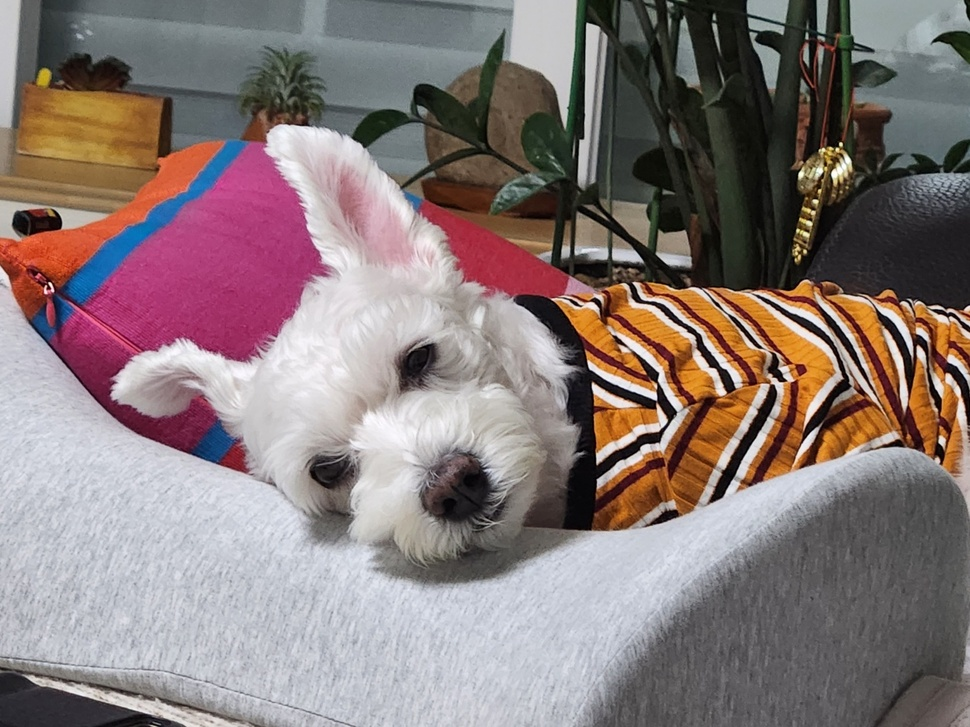
#> input picture v_openCV/imgs/dog.jpg, 970 x 727 px, shrunk from 1440 x 1080 before the run
$ python histogram.py
#> lines starting #> are read from the running program, lines starting #| are printed output that depends on the picture
import cv2
import numpy as np
import matplotlib.pyplot as plt

'''
cv2.calHist(img, channel, mask, histSize, ranges)
img: 이미지 영상, [img]처럼 리스트로 감싸서 전달
channel: 분석 처리할 채널, 리스트로 감싸서 전달 - 1 채널: [0], 2 채널: [0, 1], 3 채널: [0, 1, 2]
mask: 마스크에 지정한 픽셀만 히스토그램 계산, None이면 전체 영역
histSize: 계급(Bin)의 개수, 채널 개수에 맞게 리스트로 표현 - 1 채널: [256], 2 채널: [256, 256], 3 채널: [256, 256, 256]
ranges: 각 픽셀이 가질 수 있는 값의 범위, RGB인 경우 [0, 256]
'''


# img = cv2.imread("../v_openCV/imgs/dog.jpg", cv2.IMREAD_GRAYSCALE)
img = cv2.imread("../v_openCV/imgs/dog.jpg")
#> img is the input picture: shape (727, 970, 3); mean B, G, R 120.8, 121.8, 135.8
cv2.imshow('img', img)

# [6 lines of commented-out code are left out]

channels = cv2.split(img) # 색(B,G,R)을 따로 나누어줌, 색깔별로 나누어서 저장도 가능함
colors = ('b', 'g', 'r')
for (ch, color) in zip (channels, colors):
    hist = cv2.calcHist([ch], [0], None, [256], [0, 256])
    plt.plot(hist, color = color)
#> this loop made 3 passes
#> color on passes 1 to 3: 'b', 'g', 'r'
plt.show()
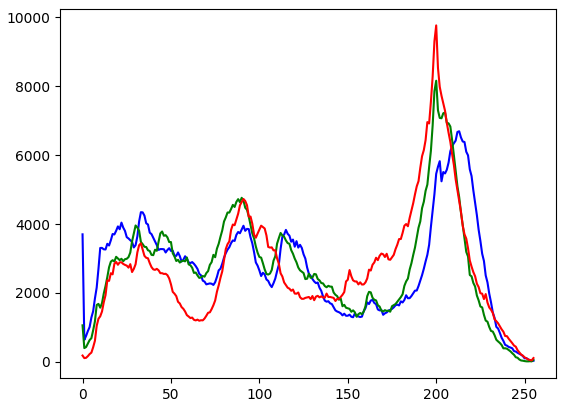
#> figure drawn by matplotlib, 1 panel; curve peaks at x = 213, y = 6694; curve peaks at x = 200, y = 8162; curve peaks at x = 200, y = 9769

$ run again, with v_openCV/imgs/photo.jpg copied over v_openCV/imgs/dog.jpg
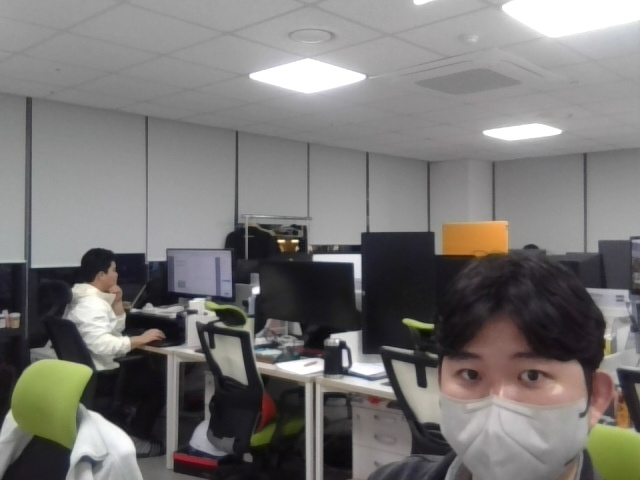
#> input picture v_openCV/imgs/photo.jpg, 640 x 480 px
#> img is the input picture: shape (480, 640, 3); mean B, G, R 116.9, 118.6, 120.7
#> the loop `for (ch, color) in zip (channels, colors):` made 3 passes
#> color on passes 1 to 3: 'b', 'g', 'r'
#> `plt.show()`:
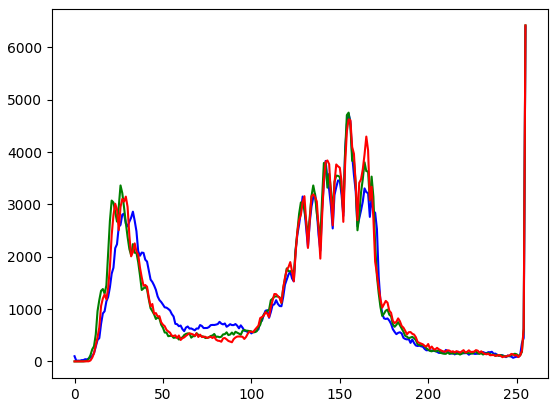
#> figure drawn by matplotlib, 1 panel; curve peaks at x = 255, y = 6403; curve peaks at x = 255, y = 6422; curve peaks at x = 255, y = 6422
